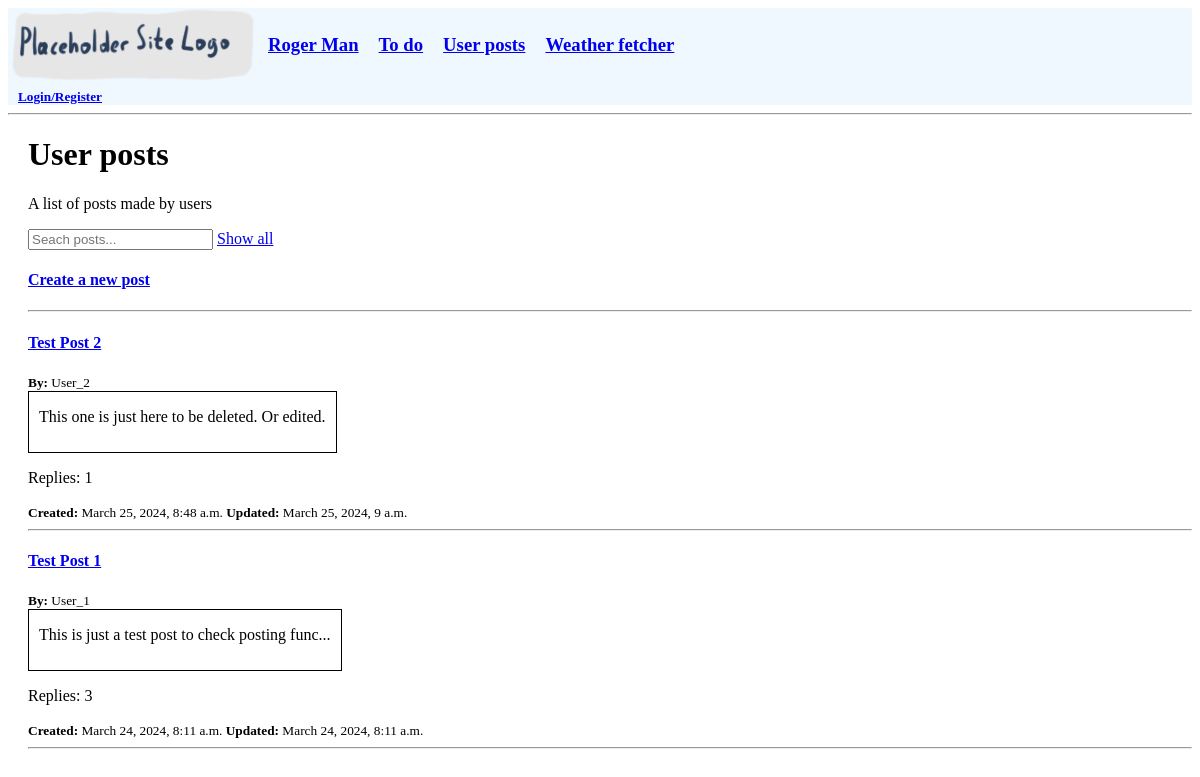
/posts/, run on the app's committed database.
### base_app/models.py (models this page shows, shortened)
class Post_op(models.Model): # Opening post
    id = models.AutoField(primary_key=True)
    poster = models.ForeignKey(User, on_delete=models.SET_NULL, null=True)
    title = models.CharField(max_length=100)
    body = models.TextField(max_length=300)
    updated = models.DateTimeField(auto_now=True) # Should refer to the last reply time
    created = models.DateTimeField(auto_now_add=True)
    participants = models.ManyToManyField(User, related_name='participants', blank=True) # I couldn't find a good way to make use of ManyToManyField
    class Meta:
        ordering = ['-updated', '-created'] # The '-' before the field inverts sorting order
    def short_body(self):
        return self.body if len(self.body) <= 50 else (self.body[0:46] + '...')
    def num_replies(self):
        return Post_reply.objects.filter(original=self.id).count()

### base_app/views.py (the view)
# urls.py: path('posts/', views.posts_list, name='post_list'),
def posts_list(request):
    q = request.GET.get('q') # Get the parameters passed in the URL through the search function
    if q == None: q = '' # Empty filter works like this
    posts = Post_op.objects.filter(Q(title__icontains=q) | Q(body__icontains=q))
    context = {'posts': posts}
    return render(request, 'base_app/posts_list.html', context)

### base_app/templates/base_app/posts_list.html
{% extends 'main.html' %}
{% block content %}
<h1>User posts</h1>
<p>A list of posts made by users</p>
<div>
    <form method="GET" action="{% url 'post_list' %}" style="display:inline;">
        <input type="text" name="q" placeholder="Seach posts..." />
    </form>
    {% if q != '' %}
    <a href="{% url 'post_list' %}">Show all</a>
    {% endif %}
</div>
<div>
    <h4><a href="{% url 'post_create' %}">Create a new post</a></h4>
</div>
<hr>
{% for item in posts %}
<div class="box_post">
    <h4><a href="{% url 'post_post' item.id %}">{{item.title}}</a></h4>
    <small><b>By:</b> {{item.poster}}</small>
    <div class="box_basic">
        <p>{{item.short_body}}</p>
    </div>
    <p>Replies: {{item.num_replies}}</p>
    <small><b>Created:</b> {{item.created}} <b>Updated:</b> {{item.updated}}</small>
    <hr>
</div>
{% endfor %}
{% endblock content %}

### static/css/main.css (style rules this page uses)
.box_basic { border:1px solid black; width: fit-content; padding-left: 10px; padding-right: 10px; padding-bottom: 10px; }

### data on the page
Post_op: title "Test Post 2", poster "User_2", short_body "This one is just here to be deleted. Or edited.", num_replies "1", created "March 25, 2024, 8:48 a.m.", updated "March 25, 2024, 9 a.m."
Post_op: title "Test Post 1", poster "User_1", short_body "This is just a test post to check posting func...", num_replies "3", created "March 24, 2024, 8:11 a.m.", updated "March 24, 2024, 8:11 a.m."
